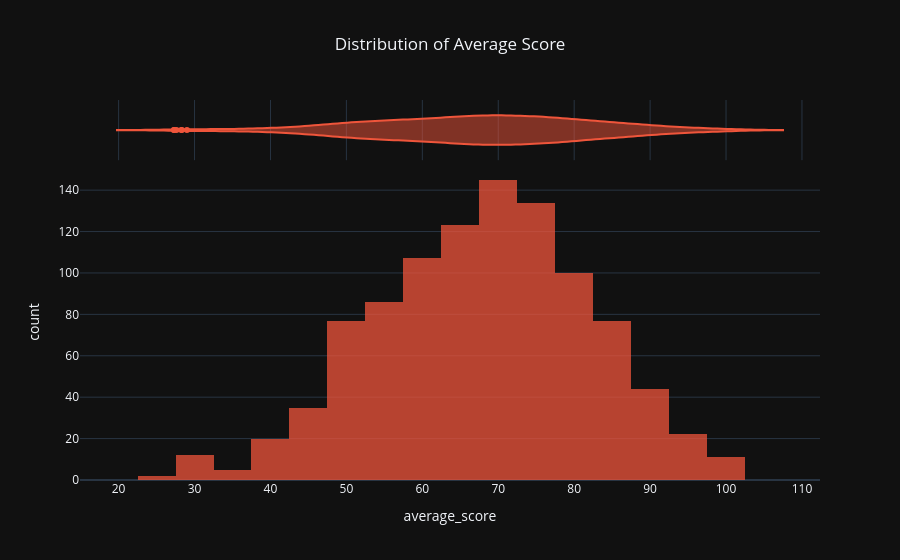

Write notebook code for a chart like this one.
### Markdown cell above
### 4.3 · Average Score Distribution

### Code cell
fig = px.histogram(
    df, x='average_score', nbins=30, marginal='violin',
    title='Distribution of Average Score',
    color_discrete_sequence=[COLORS['secondary']],
    opacity=0.75,
)
style(fig)
fig.show()

### Figure 1 — Plotly figure (JSON) as saved in the notebook; plotly's stock layout.template omitted (floating-point values rounded to 4 significant figures; data arrays with more than 128 entries replaced by an {"elided": "..."} marker saying what was removed)
{"data": [{"bingroup": "x", "hovertemplate": "average_score=%{x}<br>count=%{y}<extra></extra>", "legendgroup": "", "marker": {"color": "#EF553B", "opacity": 0.75, "pattern": {"shape": ""}}, "name": "", "nbinsx": 30, "orientation": "v", "showlegend": false, "type": "histogram", "x": {"elided": "1000 float values"}, "xaxis": "x", "yaxis": "y"}, {"hovertemplate": "average_score=%{x}<extra></extra>", "legendgroup": "", "marker": {"color": "#EF553B"}, "name": "", "scalegroup": "x", "showlegend": false, "type": "violin", "x": {"elided": "1000 float values"}, "xaxis": "x2", "yaxis": "y2"}], "layout": {"barmode": "relative", "legend": {"tracegroupgap": 0}, "title": {"text": "Distribution of Average Score", "x": 0.5}, "xaxis": {"anchor": "y", "domain": [0, 1], "title": {"text": "average_score"}}, "xaxis2": {"anchor": "y2", "domain": [0, 1], "matches": "x", "showgrid": true, "showticklabels": false}, "yaxis": {"anchor": "x", "domain": [0, 0.8316], "title": {"text": "count"}}, "yaxis2": {"anchor": "x2", "domain": [0.8416, 1], "matches": "y2", "showgrid": false, "showline": false, "showticklabels": false, "ticks": ""}}}
